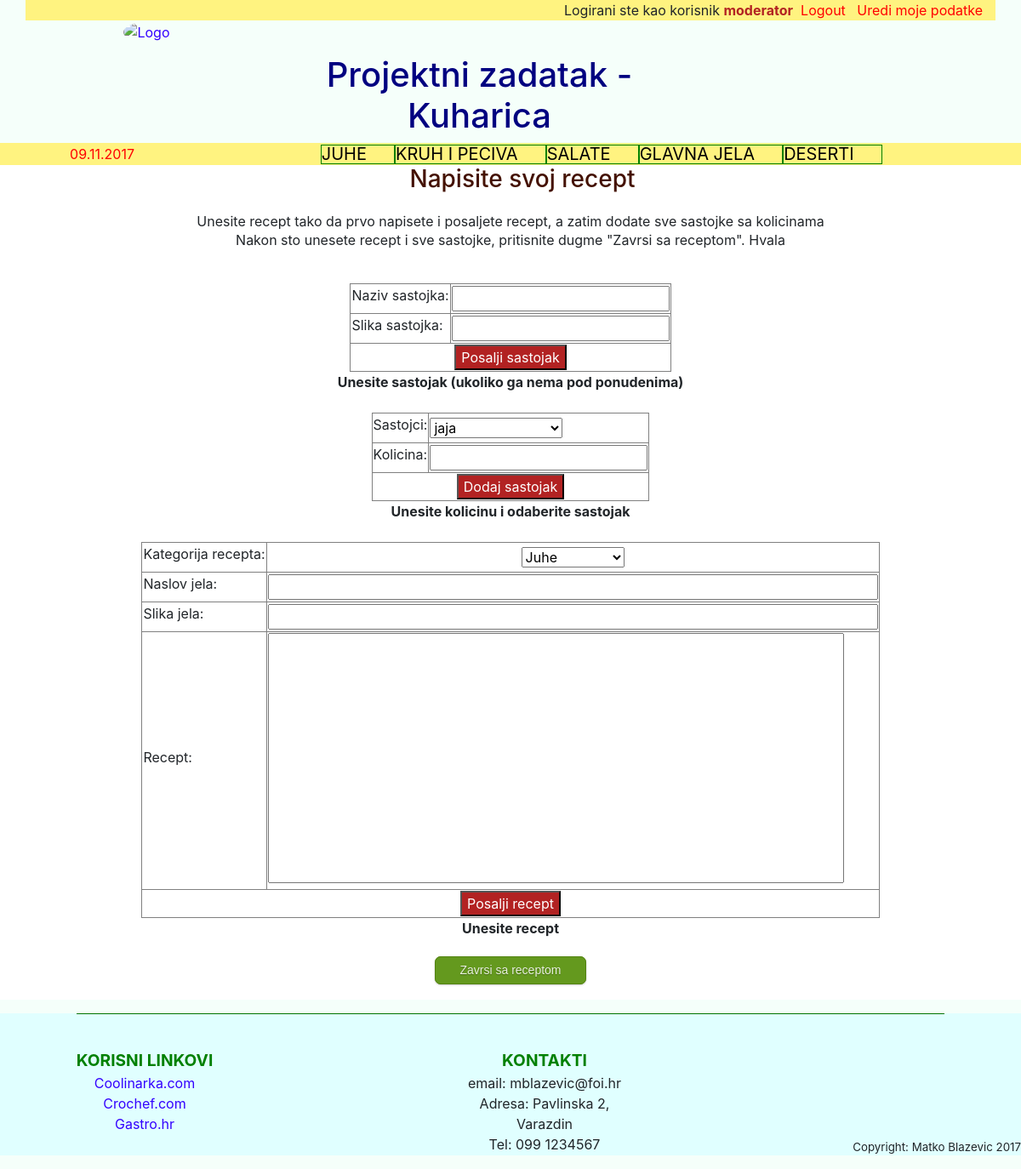
The page /novi_recepti.php (signed in) on the database its author committed.
### tables this page shows
CREATE TABLE `kategorija` (
  `kategorija_id` int(10) UNSIGNED NOT NULL,
  `korisnik_id` int(10) UNSIGNED NOT NULL,
  `naziv` varchar(100) DEFAULT NULL,
  `slika` varchar(250) DEFAULT NULL
);

### novi_recepti.php (the view, shortened to what this page needs)
<?php
	include ('header.php');
	$recept_id = NULL;
	if (!empty($_POST['naslov']) && !empty($_POST['recept'])) {
		if($_SESSION['aktivni_korisnik_tip']==0) {
				$odobren = 1; }
		else { $odobren = 0; }
	$sql = "INSERT INTO  recept (recept_id ,kategorija_id ,korisnik_id ,naslov ,slika ,tekst ,odobren)
		VALUES ('$recept_id','$_POST[kategorija_id]','$_SESSION[korisnik_id]','$_POST[naslov]','$_POST[slika_jela]','$_POST[recept]','$odobren')";
		$rs = mysqli_query($link, $sql);
		 $id_recepta = mysqli_insert_id($link);
		 $_SESSION['recept_id'] = $id_recepta;
	if(! $rs) {
		$msg = "Recept nije uspjesno poslan"; }
	else { $msg = "Recept uspjesno poslan"; }
	} else {$msg = "Unesite recept";}
	$sql2 = "SELECT sastojak_id, naziv FROM sastojak";
	$res2 = mysqli_query($link, $sql2);
	if (!empty($_POST['n_sastojak']) && !empty($_POST['slika_sastojak'])) {
	$sql4 = "INSERT INTO sastojak (sastojak_id, naziv, slika)
			VALUES (NULL,'$_POST[n_sastojak]','$_POST[slika_sastojak]')";
	$res4 = mysqli_query($link, $sql4);
		header("Location: " . $_SERVER['REQUEST_URI']);
		exit();
	}
	else { $msg4 = "Unesite sastojak (ukoliko ga nema pod ponudenima)";}
	if (!empty($_POST['kolicina'])) {
	@$recept_id = $_SESSION['recept_id'];
	if (empty($_SESSION['recept_id'])) {echo "<b>Napisite prvo recept, a zatim dodajte sastojke</b>";}
	$sastojak = $_POST['sastojak_recepta'];
	$kolicina = $_POST['kolicina'];
	$sql3 = "INSERT INTO sastojak_recepta (recept_id, sastojak_id, kolicina)
			VALUES ('$recept_id','$sastojak','$kolicina')";
	$res3= mysqli_query($link, $sql3);
	if (!$res3) {$msg3 = "Sastojak nije poslan"; }
		else {$msg3 = "Sastojak poslan";}
	} else {$msg3 = "Unesite kolicinu i odaberite sastojak";}
	$sql5 = "SELECT kategorija_id, naziv FROM kategorija";
	$res5 = mysqli_query($link, $sql5);
	?>
	<center><h3>Napisite svoj recept</h3><br>
	<p>Unesite recept tako da prvo napisete i posaljete recept, a zatim dodate sve sastojke sa kolicinama<br>
	Nakon sto unesete recept i sve sastojke, pritisnite dugme "Zavrsi sa receptom". Hvala </p></center><br>
<center><form id="novi_sastojak" action="novi_recepti.php" method="post" >
<table border="1" cellspacing="2">
	<tr>
	<td><label for="n_sastojak"> Naziv sastojka: </label></td>
	<td><input name="n_sastojak" type="text" /></td></tr>
	<tr>
	<td><label for="slika_sastojak"> Slika sastojka: </label></td>
	<td><input name="slika_sastojak" type="text" /></td></tr>
	<tr><td align="middle" colspan="2"><input id="dugme" type="submit" name="dodaj1" value="Posalji sastojak" /></td></tr>
</table></form><b><?php echo $msg4  ?></b></center>
 <br>
<center><form id="sastojak_recepta" action="novi_recepti.php" method="post" >
<table border="1" cellspacing="2">
<tr>
	<td><label for="sastojak"> Sastojci: </label></td>
	<td>
<select name="sastojak_recepta">
	<?php while($row = mysqli_fetch_array($res2)) {
        echo '<option value="'.$row['sastojak_id'].'" >'.$row['naziv'].'</option>';
   } ?>
</select></td></tr>
<tr><td><label for="kolicina" >Kolicina: </label></td>
	<td><input name="kolicina" type="text" maxlength="15" /></td></tr>
	<tr><td colspan="2" align="middle"><input type="submit" id="dugme" name="dodaj" value="Dodaj sastojak" /></td></tr>
</table></form><b><?php echo $msg3 ?></b></center>
 <br>
<center><form id="novi_recept" method="post" action="novi_recepti.php" >
<table border="1" cellspacing="2" cellpadding="1" >
<tr>
	<td><label for="kategorija_id">Kategorija recepta: </label></td>
	<td align="middle">
	<select name="kategorija_id" >
		<?php
		while($row = mysqli_fetch_array($res5)) {
    echo '<option value="'.$row['kategorija_id'].'" >'.$row['naziv'].'</option>';
   } ?>
	</select>
	</td>
</tr>
<tr>
	<td><label for="naslov"> Naslov jela: </label></td>
	<td><input name="naslov" size="65" type="text" /></td></tr>
<tr>
	<td><label for="slika_jela"> Slika jela: </label></td>
	<td><input name="slika_jela" type="text" size="65" /> </td><tr>
<tr>
	<td><label for="recept"> Recept: </label></td>
	<td><textarea name="recept" rows="12" cols="64" ></textarea></td></tr>
<tr>
	<td align="middle" colspan="2"><input type="submit" id="dugme" name="posalji" value="Posalji recept" /></td></tr>
</table>
</form><?php echo "<center><b>$msg</b></center>"; ?></center>
<br /><center><a href='?reset=Reset' id="vazno" class="green" > Zavrsi sa receptom </a></center>
<br />
<?php
include ('footer.php'); ?>

### header.php (shortened to what this page needs)
<!DOCTYPE html>
<?php
include ('bazapodataka.php');
 function Logout ()	{
	if (isset ( $_SESSION['aktivni_korisnik'] ))
		{
	echo "Logirani ste kao korisnik <b id='korisnik'>" . $_SESSION['aktivni_korisnik'] . "</b>";
	echo "&nbsp;" .  "<a href='?log=out' id='odjava'  > Logout </a> ";
	if ($_SESSION['aktivni_korisnik_tip'] == 0) {
	echo "&nbsp;" .  "<a href='korisnici.php' id='odjava'> Administracija </a> ";
} 	else {echo "&nbsp;" .  "<a href='korisnik.php' id='odjava'> Uredi moje podatke </a> ";}
	}
}
?>
<head>
<link rel="stylesheet" href="css/bootstrap.min.css">
<link rel="stylesheet" type="text/css" href="css/iwa2013.css">
<div class="container" id="loginLine">
	<div class="row" >
		<div class="col-md-5"></div>
		<div class="col-md-7" align="right" > <?php Logout(); ?> </div>
	</div>
</div>
<div class="container">
	<div class="row">
		<div class="col-md-3">
		<a href="index.php">
		<img src="http://localhost/iwa2017/slike/banner.jpg" class="rounded-circle" name="logo" alt="Logo" height="240" width="240">
		</a></div>
	<div>
		<div class="col-md-9"><h1>Projektni zadatak - Kuharica</h1></div>
	</div>
</div></div>
<table bgcolor="#FFF380" width="100%" >
	<tr>
	<td width="20%" id="datum"><?php echo date("d.m.Y"); ?></td>
	<td  width="80%" id="meni" >
	<?php
	$sql = "SELECT kategorija_id, naziv FROM kategorija";
	$res = mysqli_query($link, $sql);
	while(list($kategorija_id, $naziv) = mysqli_fetch_array($res)) {
echo "<div id='izbornik' align='center'>";
echo "<center><ul>
	<li><a class='izbornik' href='recepti.php?ref=$kategorija_id' >$naziv </a></li>
</ul></center>";
echo "</div>";
}
?>
</td></tr></table>
</head>
<body>
<div id="sadrzaj" >

### css/iwa2013.css (style rules this page uses)
#sadrzaj { background-color: white; }
body { text-align:center; background-color: #f5fffa; }
p { line-height: 140%; }
#loginLine { background-color: #FFF380; }
h1 { color:navy; margin-top: 1em; margin-left: 1em; }
h3 { color:#441100; margin-left: 1em; margin-bottom: -3px; }
a:link { color:#3300ff; text-decoration: none; }
ul { list-style-type: none; }
a.izbornik { color:black; font-size:20px; }
#izbornik ul { line-height: 20px; margin:auto auto; width: 80%; text-transform:uppercase; list-style-position:inside; }
#izbornik li { float:left; padding-right:2em; border: solid green 1px; }
#dugme { font-size: 16px; color: white; background-color: firebrick; }
#vazno { color: #e8f0de; border: solid 1px #538312; background: #64991e; cursor: pointer; text-align: center; text-decoration: none; font: 14px/100% Arial, Helvetica, sans-serif; padding: .5em 2em .55em; text-shadow: 0 1px 1px rgba(0,0,0,.3); -webkit-border-radius: .5em; -moz-border-radius: .5em; border-radius: .5em; -webkit-box-shadow: 0 1px 2px rgba(0,0,0,.2); -moz-box-shadow: 0 1px 2px rgba(0,0,0,.2); box-shadow: 0 1px 2px rgba(0,0,0,.2); }
textarea { resize:none; }
#datum { color:red; }
#korisnik { color: firebrick; }
#odjava { color:red; text-decoration: none; }
.green { color: #e8f0de; border: solid 1px #538312; background: #64991e; background: -webkit-gradient(linear, left top, left bottom, from(#7db72f), to(#4e7d0e)); background: -moz-linear-gradient(top, #7db72f, #4e7d0e); }

### rows shown on the page
kategorija: naziv "JUHE"
kategorija: naziv "KRUH I PECIVA"
kategorija: naziv "SALATE"
kategorija: naziv "GLAVNA JELA"
kategorija: naziv "DESERTI"

### other values the page prints
$_SESSION['aktivni_korisnik'] "moderator"
$msg4 "Unesite sastojak (ukoliko ga nema pod ponudenima)"
$msg3 "Unesite kolicinu i odaberite sastojak"
$msg "Unesite recept"
form field sastojak_recepta "jaja"
form field kategorija_id "Juhe"
